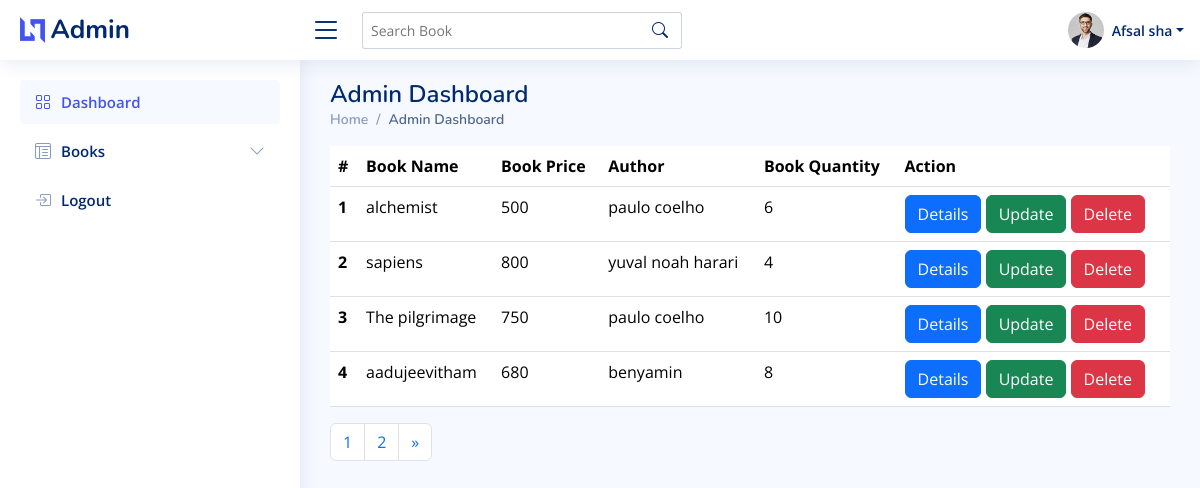
The app's page /listbook/ with its own data.
### bookapp/models.py (models this page shows, shortened)
class Book(models.Model):
    title = models.CharField(max_length=200)
    price = models.IntegerField()
    image=models.ImageField(upload_to='book_media')
    quantity=models.IntegerField()
    author = models.ForeignKey(Author,  on_delete=models.CASCADE)  #Assure Referential Integrity

class Author(models.Model):
    name = models.CharField(max_length=200,null=True)
    def __str__(self):
        return '{}'.format(self.name)

### bookapp/views.py (the view)
# urls.py: path('listbook/', views.listBook,name='listbook'),
def listBook(request):
    books = Book.objects.all()
    paginator = Paginator(books, 4)
    page_number = request.GET.get('page')
    try:
        page = paginator.get_page(page_number)
    except EmptyPage:
        page = paginator.page(page_number.num_pages)
    return render(request, 'admin/listBook.html', {'books': books, 'page': page})

### templates/admin/listBook.html (shortened to what this page needs)
{% extends 'admin_view.html' %}
{% load static %}
{% block content %}
    <table class="table">
        <thead>
          <tr>
            <th scope="col">#</th>
              <th scope="col">Book Name</th>
              <th scope="col">Book Price</th>
              <th scope="col">Author</th>
              <th scope="col">Book Quantity</th>
              <th scope="col">Action</th>
          </tr>
        </thead>
        <tbody>
          {% for book in page %}
             <tr>
                 <th scope="row">{{forloop.counter}}</th>
                 <td>{{book.title}}</td>
                 <td>{{book.price}}</td>
                 <td>{{book.author}}</td>
                 <td>{{book.quantity}}</td>
                 <td><a href="{% url 'details' book.id %}" type="submit" class="btn btn-primary">Details</a>
                 <a href="{% url 'update' book.id %}" class="btn btn-success">Update</a>
                  <a href="{% url 'delete' book.id %}" class="btn btn-danger">Delete</a></td>
             </tr>
            {%endfor%}
        </tbody>
      </table>
      <nav aria-label="Page navigation example">
        <ul class="pagination">
          {% for num in page.paginator.page_range %}
          <li class="page-item {% if page.number == num %}activate{% endif %}">
            <a class="page-link" href="?page={{ num }}">{{ num }}</a></li>
          <li class="page-item">
            {% endfor %}
            {% if page.has_next %}
            <a class="page-link" href="?page={{ page.next_page_number }}" aria-label="Next">
              <span aria-hidden="true">&raquo;</span>
            </a>
          </li>
          {% endif %}
        </ul>
      </nav>
      {% endblock %}

### static/assets/css/style.css (style rules this page uses)
:root { scroll-behavior: smooth; }
body { font-family: "Open Sans", sans-serif; background: #f6f9ff; color: #444444; }
a { color: #4154f1; text-decoration: none; }

### records on screen
Book: title "alchemist", price "500", author "paulo coelho", quantity "6"
Book: title "sapiens", price "800", author "yuval noah harari", quantity "4"
Book: title "The pilgrimage", price "750", author "paulo coelho", quantity "10"
Book: title "aadujeevitham", price "680", author "benyamin", quantity "8"

### other values on screen
{{ num }} "1" "2"
